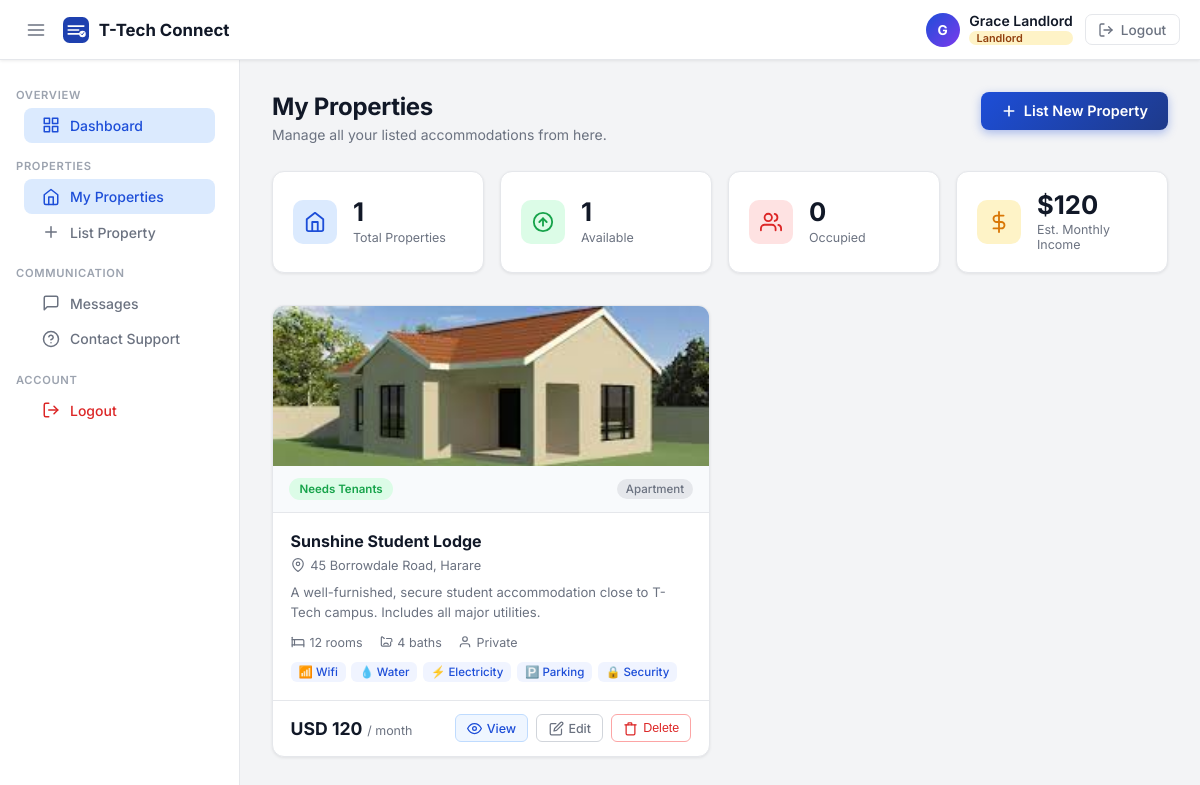
The app's page /landlord (signed in) with its own data.
### tables this page shows
CREATE TABLE property_images (
                id INTEGER PRIMARY KEY AUTOINCREMENT,
                property_id INTEGER NOT NULL,
                filename TEXT NOT NULL,
                is_primary INTEGER DEFAULT 0,
                uploaded_at TIMESTAMP DEFAULT CURRENT_TIMESTAMP,
                FOREIGN KEY (property_id) REFERENCES properties(id)
            );

CREATE TABLE properties (
                id INTEGER PRIMARY KEY AUTOINCREMENT,
                landlord_id INTEGER NOT NULL,
                title TEXT NOT NULL,
                property_type TEXT DEFAULT 'apartment',
                description TEXT,
                status TEXT DEFAULT 'available',
                is_shared INTEGER DEFAULT 0,
                total_rooms INTEGER DEFAULT 1,
                available_rooms INTEGER DEFAULT 1,
                bathrooms INTEGER DEFAULT 1,
                price_per_month REAL NOT NULL,
                currency TEXT DEFAULT 'USD',
                address TEXT,
                city TEXT,
                country TEXT DEFAULT 'Zimbabwe',
                latitude REAL,
                longitude REAL,
                services TEXT DEFAULT '[]',
                contact_phone TEXT,
                contact_email TEXT,
                is_active INTEGER DEFAULT 1,
                created_at TIMESTAMP DEFAULT CURRENT_TIMESTAMP,
                updated_at TIMESTAMP DEFAULT CURRENT_TIMESTAMP, nearby_landmark TEXT DEFAULT '',
                FOREIGN KEY (landlord_id) REFERENCES users(id)
            );

### Backend/app.py (the view)
@app.route('/landlord')
@landlord_required
def landlord_dashboard():
    lid = session['user_id']
    with get_db() as conn:
        props = conn.execute(
            "SELECT * FROM properties WHERE landlord_id=? AND is_active=1 ORDER BY created_at DESC", (lid,)
        ).fetchall()
        stats = conn.execute("""
            SELECT COUNT(*) as total,
                SUM(CASE WHEN status='available'   THEN 1 ELSE 0 END) as available,
                SUM(CASE WHEN status='occupied'    THEN 1 ELSE 0 END) as occupied,
                SUM(CASE WHEN status='partial'     THEN 1 ELSE 0 END) as partial,
                SUM(available_rooms) as total_available_rooms,
                SUM(price_per_month) as total_monthly
            FROM properties WHERE landlord_id=? AND is_active=1
        """, (lid,)).fetchone()
    prop_list = []
    for p in props:
        d = {**dict(p), 'services': json.loads(p['services'] or '[]')}
        with get_db() as conn:
            cover = conn.execute(
                "SELECT filename FROM property_images WHERE property_id=? AND is_primary=1 LIMIT 1", (p['id'],)
            ).fetchone()
        d['cover_image'] = cover['filename'] if cover else None
        prop_list.append(d)
    unread = get_unread_count(lid)
    return render_template('landlord_dashboard.html',
                           user_name=session.get('user_name'),
                           user_role=session.get('user_role'),
                           user_email=session.get('user_email'),
                           properties=prop_list, stats=stats,
                           unread_count=unread)

### Backend/app.py (called while the page is built)
def get_db():
    os.makedirs(os.path.dirname(DB_PATH), exist_ok=True)
    conn = sqlite3.connect(DB_PATH)
    conn.row_factory = sqlite3.Row
    return conn

def landlord_required(f):
    @wraps(f)
    def decorated(*args, **kwargs):
        if 'user_id' not in session:
            return redirect(url_for('login'))
        if session.get('user_role') not in ('landlord', 'admin'):
            flash('Access denied. Landlord account required.', 'error')
            return redirect(url_for('dashboard'))
        return f(*args, **kwargs)
    return decorated

def get_unread_count(user_id):
    with get_db() as conn:
        row = conn.execute("""
            SELECT COUNT(*) as cnt FROM messages m
            JOIN conversation_members cm
                ON m.conversation_id = cm.conversation_id AND cm.user_id = ?
            WHERE m.sender_id != ?
              AND (m.sent_at > cm.last_read_at OR cm.last_read_at IS NULL)
              AND m.is_deleted = 0
        """, (user_id, user_id)).fetchone()
        return row['cnt'] if row else 0

### Frontend/templates/landlord_dashboard.html (shortened to what this page needs)
<!DOCTYPE html>
<html lang="en">
<head>
  <link rel="stylesheet" href="{{ url_for('static', filename='css/landlord.css') }}" />
</head>
<body>
{% include '_topbar.html' %}
<div class="layout">
  {% include '_sidebar.html' %}
  <main class="page-main">
    <div class="page-header">
      <div>
        <h1 class="page-title">My Properties</h1>
        <p class="page-sub">Manage all your listed accommodations from here.</p>
      </div>
      <a href="/landlord/property/new" class="btn-primary">
        <svg width="16" height="16" viewBox="0 0 24 24" fill="none" stroke="currentColor" stroke-width="2.5" stroke-linecap="round"><line x1="12" y1="5" x2="12" y2="19"/><line x1="5" y1="12" x2="19" y2="12"/></svg>
        List New Property
      </a>
    </div>
    <div class="stats-grid">
      <div class="stat-card stat-blue">
        <div class="stat-icon">
          <svg width="22" height="22" viewBox="0 0 24 24" fill="none" stroke="currentColor" stroke-width="2" stroke-linecap="round" stroke-linejoin="round"><path d="M3 9l9-7 9 7v11a2 2 0 0 1-2 2H5a2 2 0 0 1-2-2z"/><polyline points="9 22 9 12 15 12 15 22"/></svg>
        </div>
        <div class="stat-body">
          <span class="stat-value">{{ stats.total or 0 }}</span>
          <span class="stat-label">Total Properties</span>
        </div>
      </div>
      <div class="stat-card stat-green">
        <div class="stat-icon">
          <svg width="22" height="22" viewBox="0 0 24 24" fill="none" stroke="currentColor" stroke-width="2" stroke-linecap="round" stroke-linejoin="round"><circle cx="12" cy="12" r="10"/><polyline points="16 12 12 8 8 12"/><line x1="12" y1="16" x2="12" y2="8"/></svg>
        </div>
        <div class="stat-body">
          <span class="stat-value">{{ stats.available or 0 }}</span>
          <span class="stat-label">Available</span>
        </div>
      </div>
      <div class="stat-card stat-red">
        <div class="stat-icon">
          <svg width="22" height="22" viewBox="0 0 24 24" fill="none" stroke="currentColor" stroke-width="2" stroke-linecap="round" stroke-linejoin="round"><path d="M17 21v-2a4 4 0 0 0-4-4H5a4 4 0 0 0-4 4v2"/><circle cx="9" cy="7" r="4"/><path d="M23 21v-2a4 4 0 0 0-3-3.87"/><path d="M16 3.13a4 4 0 0 1 0 7.75"/></svg>
        </div>
        <div class="stat-body">
          <span class="stat-value">{{ stats.occupied or 0 }}</span>
          <span class="stat-label">Occupied</span>
        </div>
      </div>
      <div class="stat-card stat-amber">
        <div class="stat-icon">
          <svg width="22" height="22" viewBox="0 0 24 24" fill="none" stroke="currentColor" stroke-width="2" stroke-linecap="round" stroke-linejoin="round"><line x1="12" y1="1" x2="12" y2="23"/><path d="M17 5H9.5a3.5 3.5 0 0 0 0 7h5a3.5 3.5 0 0 1 0 7H6"/></svg>
        </div>
        <div class="stat-body">
          <span class="stat-value">
            {% if stats.total_monthly %}${{ "%.0f"|format(stats.total_monthly) }}{% else %}$0{% endif %}
          </span>
          <span class="stat-label">Est. Monthly Income</span>
        </div>
      </div>
    </div>
    {% if properties %}
      <div class="prop-grid">
        {% for p in properties %}
        <div class="prop-card" id="prop-{{ p.id }}">
          {% if p.cover_image %}
          <div class="prop-cover">
            <img src="{{ url_for('static', filename='uploads/properties/' + p.cover_image) }}"
                 alt="{{ p.title }}" class="prop-cover-img" />
          </div>
          {% endif %}
          <div class="prop-status-bar">
            <span class="status-badge status-{{ p.status }}">
              {% if p.status == 'available' %}Needs Tenants
              {% elif p.status == 'occupied' %}Occupied
              {% elif p.status == 'partial' %}Partially Occupied
              {% else %}Maintenance{% endif %}
            </span>
            <span class="prop-type-chip">{{ p.property_type|title }}</span>
          </div>
          <div class="prop-body">
            <h3 class="prop-title">{{ p.title }}</h3>
            <div class="prop-location">
              <svg width="14" height="14" viewBox="0 0 24 24" fill="none" stroke="currentColor" stroke-width="2" stroke-linecap="round" stroke-linejoin="round"><path d="M21 10c0 7-9 13-9 13s-9-6-9-13a9 9 0 0 1 18 0z"/><circle cx="12" cy="10" r="3"/></svg>
              {{ p.address or p.city or 'Location not set' }}
            </div>
            {% if p.description %}
            <p class="prop-desc">{{ p.description[:120] }}{% if p.description|length > 120 %}…{% endif %}</p>
            {% endif %}
            <div class="prop-meta-row">
              <div class="meta-item">
                <svg width="14" height="14" viewBox="0 0 24 24" fill="none" stroke="currentColor" stroke-width="2" stroke-linecap="round" stroke-linejoin="round"><path d="M2 4v16"/><path d="M2 8h18a2 2 0 0 1 2 2v10"/><path d="M2 17h20"/><path d="M6 8v9"/></svg>
                {{ p.total_rooms }} room{{ 's' if p.total_rooms != 1 }}
              </div>
              <div class="meta-item">
                {{ p.bathrooms }} bath{{ 's' if p.bathrooms != 1 }}
              </div>
              <div class="meta-item">
                {% if p.is_shared %}
                  <svg width="14" height="14" viewBox="0 0 24 24" fill="none" stroke="currentColor" stroke-width="2"><path d="M17 21v-2a4 4 0 0 0-4-4H5a4 4 0 0 0-4 4v2"/><circle cx="9" cy="7" r="4"/><path d="M23 21v-2a4 4 0 0 0-3-3.87"/><path d="M16 3.13a4 4 0 0 1 0 7.75"/></svg>
                  Shared
                {% else %}
                  <svg width="14" height="14" viewBox="0 0 24 24" fill="none" stroke="currentColor" stroke-width="2"><path d="M20 21v-2a4 4 0 0 0-4-4H8a4 4 0 0 0-4 4v2"/><circle cx="12" cy="7" r="4"/></svg>
                  Private
                {% endif %}
              </div>
            </div>
            {% if p.services %}
            <div class="services-row">
              {% set service_icons = {
                'wifi': '📶', 'water': '💧', 'electricity': '⚡',
                'parking': '🅿️', 'security': '🔒', 'laundry': '🫧',
                'kitchen': '🍳', 'dstv': '📺', 'garden': '🌿', 'gym': '🏋️'
              } %}
              {% for svc in p.services[:5] %}
                <span class="svc-chip">{{ service_icons.get(svc, '✓') }} {{ svc|title }}</span>
              {% endfor %}
            </div>
            {% endif %}
          </div>
          <div class="prop-footer">
            <div class="prop-price">
              <span class="price-value">{{ p.currency }} {{ "%.0f"|format(p.price_per_month) }}</span>
              <span class="price-label">/ month</span>
            </div>
            <div class="prop-actions">
              <a href="/landlord/property/{{ p.id }}" class="btn-action btn-view" title="View">
                <svg width="15" height="15" viewBox="0 0 24 24" fill="none" stroke="currentColor" stroke-width="2" stroke-linecap="round" stroke-linejoin="round"><path d="M1 12s4-8 11-8 11 8 11 8-4 8-11 8-11-8-11-8z"/><circle cx="12" cy="12" r="3"/></svg>
                View
              </a>
              <a href="/landlord/property/{{ p.id }}/edit" class="btn-action btn-edit" title="Edit">
                <svg width="15" height="15" viewBox="0 0 24 24" fill="none" stroke="currentColor" stroke-width="2" stroke-linecap="round" stroke-linejoin="round"><path d="M11 4H4a2 2 0 0 0-2 2v14a2 2 0 0 0 2 2h14a2 2 0 0 0 2-2v-7"/><path d="M18.5 2.5a2.121 2.121 0 0 1 3 3L12 15l-4 1 1-4 9.5-9.5z"/></svg>
                Edit
              </a>
              <button class="btn-action btn-delete" onclick="confirmDelete({{ p.id }}, '{{ p.title|e }}')" title="Delete">
                <svg width="15" height="15" viewBox="0 0 24 24" fill="none" stroke="currentColor" stroke-width="2" stroke-linecap="round" stroke-linejoin="round"><polyline points="3 6 5 6 21 6"/><path d="M19 6v14a2 2 0 0 1-2 2H7a2 2 0 0 1-2-2V6m3 0V4a1 1 0 0 1 1-1h4a1 1 0 0 1 1 1v2"/></svg>
                Delete
              </button>
            </div>
          </div>
        </div>
        {% endfor %}
      </div>
    {% endif %}
  </main>
</div>
</body>
</html>

### records on screen
property_images: filename (picture)
properties: property_type "Apartment", title "Sunshine Student Lodge", address "45 Borrowdale Road, Harare", description "A well-furnished, secure student accommodation close to T-Tech campus. Includes all major utilities.", currency "USD", price_per_month "120"

### other values on screen
{{ user_name[0].upper() if user_name else 'L' }} "G"
{{ user_name }} "Grace Landlord"
{{ user_role|title }} "Landlord"
{{ stats.total or 0 }} "1"
{{ stats.available or 0 }} "1"
{{ stats.occupied or 0 }} "0"
{{ "%.0f"|format(stats.total_monthly) }} "120"
{{ p.total_rooms }} "12"
{{ 's' if p.total_rooms != 1 }} "s"
{{ p.bathrooms }} "4"
{{ 's' if p.bathrooms != 1 }} "s"
{{ service_icons.get(svc, '✓') }} "📶" "💧" "⚡" "🅿️" "🔒"
{{ svc|title }} "Wifi" "Water" "Electricity" "Parking" "Security"
